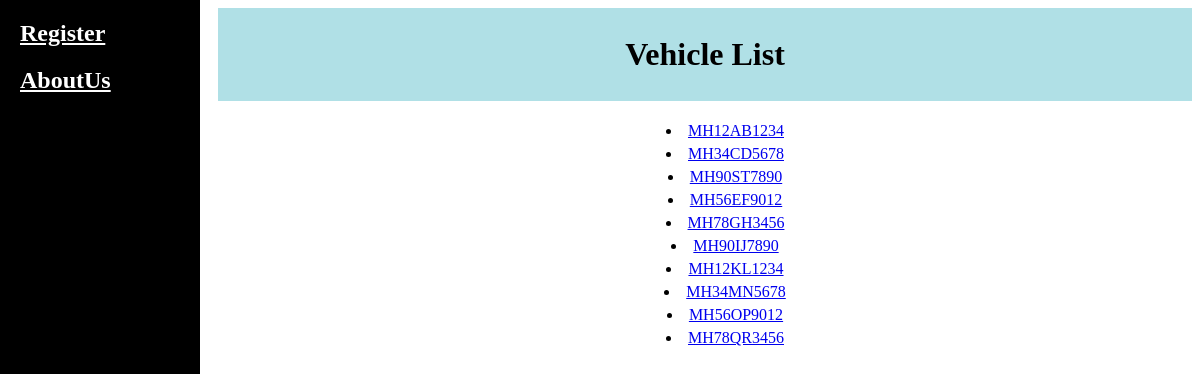
The app's page /vehicles/vehicle_list with its own data.
### vehicles/models.py (models this page shows, shortened)
class Vehicle(models.Model):
    VEHICLE_TYPES = (
        ('Two', 'Two Wheeler'),
        ('Three', 'Three Wheeler'),
        ('Four', 'Four Wheeler'),
    )
    vehicle_number = models.CharField(max_length=10)
    vehicle_type = models.CharField(max_length=10, choices=VEHICLE_TYPES)
    vehicle_model = models.CharField(max_length=100)
    vehicle_description = models.TextField()

### vehicles/views.py (the view)
# urls.py: path('vehicle_list', v.vehicle_list, name='vehicle_list'),
def vehicle_list(request):
    vehicles = Vehicle.objects.all()
    return render(request, 'vehicles/vehicle_list.html', {'vehicles': vehicles})

### vehicles/templates/vehicles/vehicle_list.html (shortened to what this page needs)
{% extends 'sidebar.html' %}
    {% block body %}
    <center>
            <h1 style="background-color: powderblue; padding-top: 28px; padding-bottom: 28px;">Vehicle List</h1>
            <ul style="list-style-position: inside;">
                {% for vehicle in vehicles %}
                <li style="margin-top: 5px; margin-bottom: 5px;"><a href="{% url 'vehicle_detail' vehicle.pk %}">{{ vehicle.vehicle_number }}</a></li>
                {% endfor %}
            </ul>
    </center>
    {% endblock %}

### vehicles/templates/sidebar.html
{%load static%}
<link rel="stylesheet" href="{%static 'css/style.css' %}">
<div class="side">
    {% if user.is_authenticated %}
    <h2><a href="{% url 'logout' %}">Logout</a></h2>
    <h2><a href="{% url 'vehicle_list' %}">Vehicle List</a></h2>
    {%else%}
    <h2><a href="{% url 'register' %}">Register</a></h2>
    {%endif%}
    <h2><a href="{% url 'aboutus' %}">AboutUs</a></h2>
</div>
<div class="main">
    {%block body%}
    {%endblock%}
</div>

### vehicles/static/css/style.css (style rules this page uses)
.side { width: 200px; height: 100%; background-color: black; position: fixed; top:0%; left: 0%; }
.side a { margin: 10px; padding: 10px; color: white; }
.main { padding-left: 210px; }

### records on screen
Vehicle: vehicle_number "MH12AB1234"
Vehicle: vehicle_number "MH34CD5678"
Vehicle: vehicle_number "MH90ST7890"
Vehicle: vehicle_number "MH56EF9012"
Vehicle: vehicle_number "MH78GH3456"
Vehicle: vehicle_number "MH90IJ7890"
Vehicle: vehicle_number "MH12KL1234"
Vehicle: vehicle_number "MH34MN5678"
Vehicle: vehicle_number "MH56OP9012"
Vehicle: vehicle_number "MH78QR3456"
